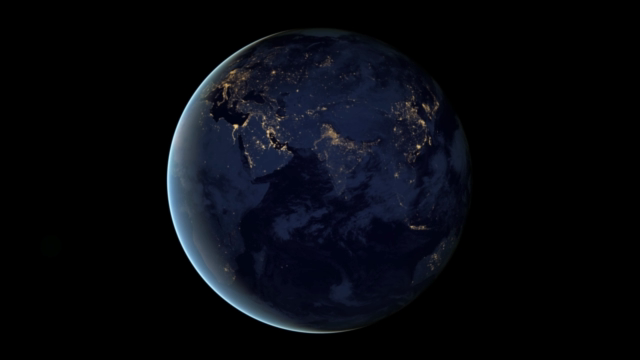
#> input picture frame 90 of 5. hafta - open_cv_devam/video/ornek.mp4, 640 x 360 px, given in place of rat.avi, which was not available
$ python 8_6_cevat.py
#> lines starting #> are read from the running program, lines starting #| are printed output that depends on the picture; after the words box and inside, x2 and y2 are one past the last pixel; in counts of white or black regions, pixels touching at a corner belong together; pictures that were not available may be replaced by others from this repository, and a replacement may not be noted
import cv2 as cv
import numpy as np

video = cv.VideoCapture("video/rat.avi")
lower = np.array([0, 0, 0])
upper = np.array([255, 250, 250])

while video.isOpened():
    ret, frame = video.read()
#> frame is the input picture: shape (360, 640, 3); mean B, G, R 14.8, 9.2, 7.3
    frame2 = frame[35:570, 225:770]
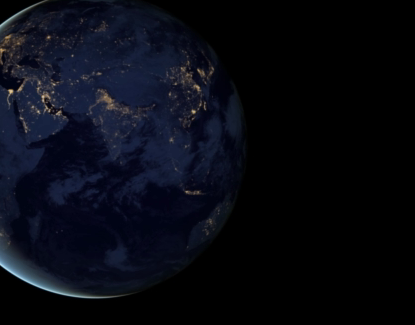
#> frame2: shape (325, 415, 3); mean B, G, R 18.5, 10.1, 8.1
    hsv = cv.cvtColor(frame2, cv.COLOR_BGR2HSV)
#> hsv: shape (325, 415, 3); mean H, S, V 53.4, 77.5, 18.7
    mask = cv.inRange(hsv, lower, upper)
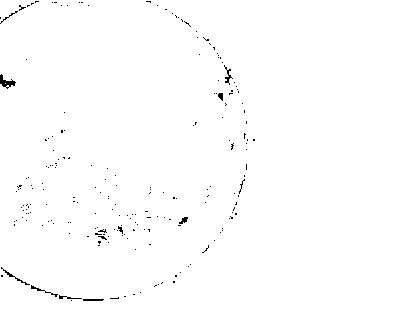
#> mask: shape (325, 415); 99.3% white; black in thin lines or dots, all inside (x1, y1, x2, y2) = (0, 1, 255, 301)
    res = cv.bitwise_and(frame2, frame2, mask=mask)
    res = cv.bitwise_not(frame2, res, mask=mask)
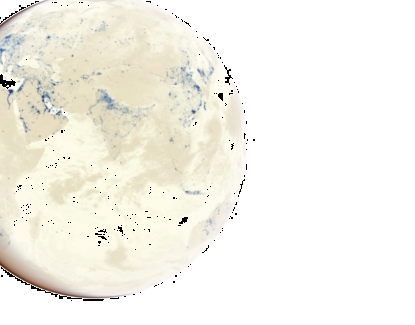
#> res: shape (325, 415, 3); mean B, G, R 234.9, 243.2, 245.2
    cv.imshow("res", res)
    if cv.waitKey(33) == ord('q'):
#> (key q is pressed here)
        break

$ run again, starting later in the video
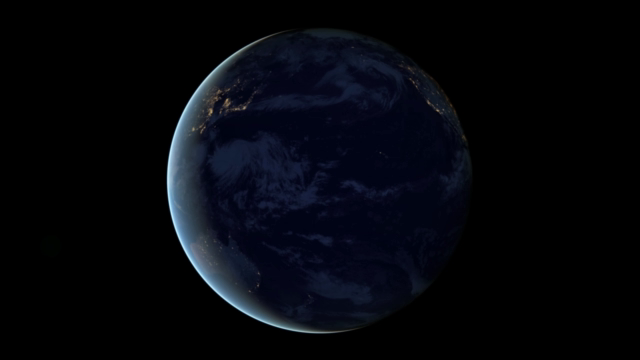
#> input picture frame 720 of 5. hafta - open_cv_devam/video/ornek.mp4, 640 x 360 px, given in place of rat.avi, which was not available
#> frame is the input picture: shape (360, 640, 3); mean B, G, R 12, 6.6, 4.9
#> hsv: shape (325, 415, 3); mean H, S, V 53.8, 92.4, 14.1
#> `mask = cv.inRange(hsv, lower, upper)`:
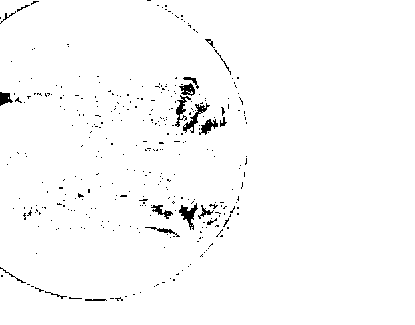
#> mask: shape (325, 415); 98.2% white; black in thin lines or dots, all inside (x1, y1, x2, y2) = (0, 0, 247, 301)
#> `res = cv.bitwise_not(frame2, res, mask=mask)`:
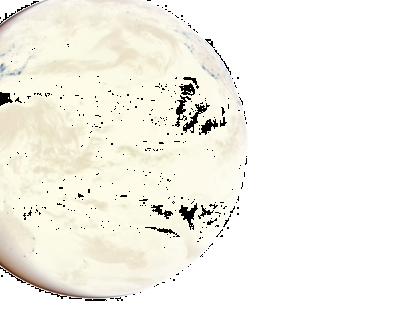
#> res: shape (325, 415, 3); mean B, G, R 236.6, 244.4, 246.2
